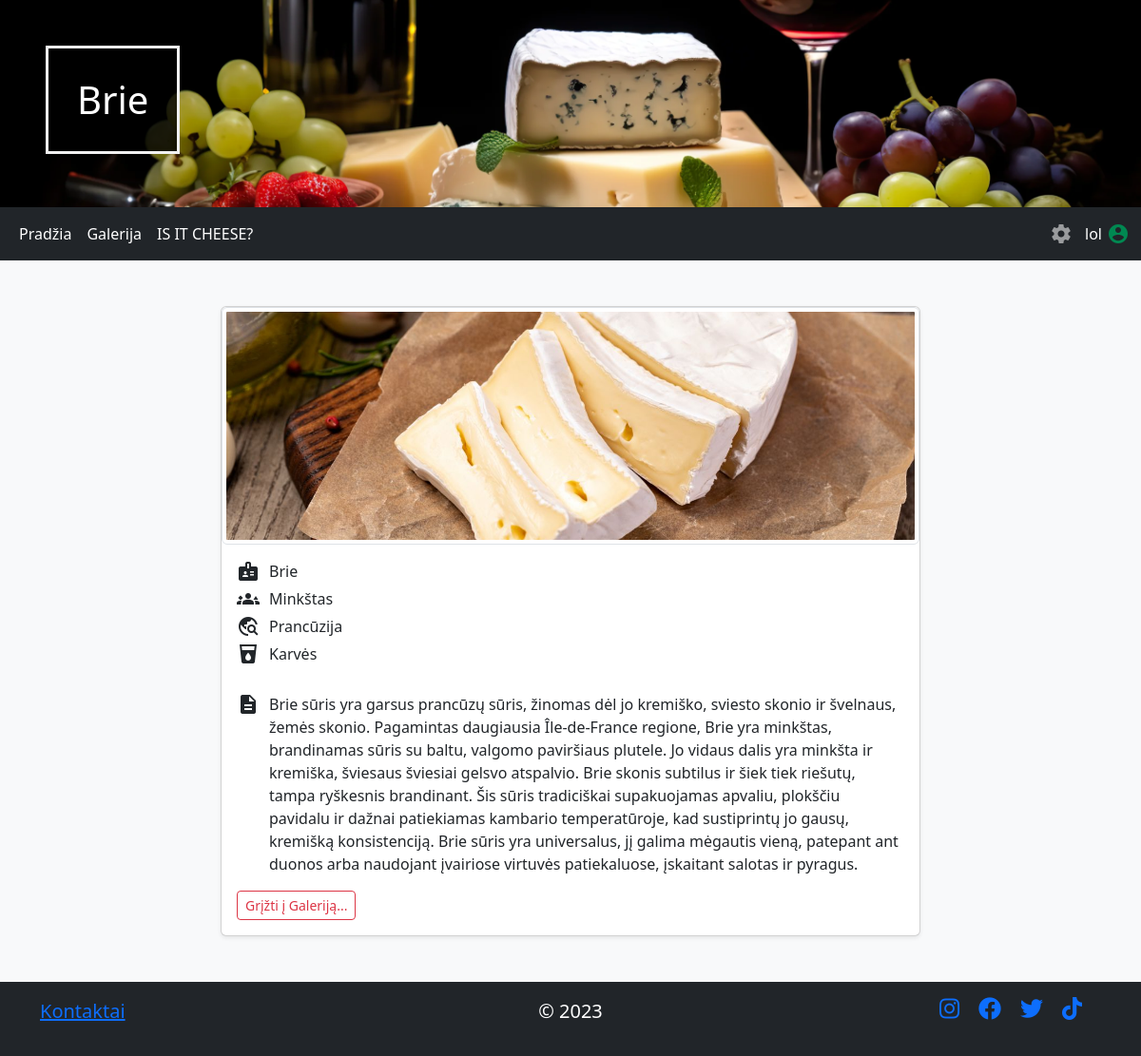
The app's page /galerija/1 (signed in) with its own data.
### app/database.py (models this page shows, shortened)
class Cheese(Base):
    __tablename__ = 'cheeses'
    id = Column(Integer, primary_key=True)
    name = Column('name', String(50), nullable=False)
    description = Column('description', String)
    cheese_type = Column('cheese_type', String(50))
    origin = Column('origin', String(50))
    milk = Column('milk', String(50))
    img_name = Column('img_name', String(100), nullable=False)

class MenuItemUser(Base):
    __tablename__ = 'MenuItemsUser'
    id = Column(Integer, primary_key=True)
    name = Column('MenuItemName', String)
    url = Column('url', String)

class User(Base, UserMixin):
    __tablename__ = "users"
    id = Column(Integer, primary_key=True)
    username = Column('username', String(50), nullable=False, unique=True)
    password = Column('password', String(50), nullable=False)

### app/views.py (the view)
@app.route('/galerija/<int:cheese_id>')
def cheese_details(cheese_id):
    selected_cheese = session.query(Cheese).get(cheese_id)
    return render_template('public/cheese_details.html', cheese=selected_cheese, menu=menuUser())

### app/__init__.py (called while the page is built)
@login_manager.user_loader
def load_user(user_id):
    return session.query(User).get(int(user_id))

### app/views.py (called while the page is built)
@app.before_request
def require_login():
    if request.endpoint in ['sign_in', 'sign_up', 'static']:
        return
    if not current_user.is_authenticated:
        return redirect(url_for('sign_in', next=request.url))

def menuUser():
    return session.query(MenuItemUser).all()

### app/templates/public/cheese_details.html (shortened to what this page needs)
{% extends 'public/templates/public_template.html' %}
{% block header %} {{cheese.name}} {% endblock %}
{% block main %}
<div class="album py-5 bg-light">
    <div class="container">
        <div class="row justify-content-center">
            <div class="col-md-8">
                <div class="card shadow-sm">
                    <div class="image-container">
                    <img src="{{ url_for('uploads', filename=cheese.img_name) }}" alt="{{ cheese.img_name }}" class="img img-thumbnail">
                    </div>
                    <div class="card-body ">
                        <ul style="list-style: none; padding: 0;">
                        <li class="list-item"><span class="material-icons icon" title="Pavadinimas">badge</span>{{cheese.name}}</li>
                        <li class="list-item"><span class="material-icons icon" title="Rūšis">groups_3</span>{{cheese.cheese_type}}</li>
                        <li class="list-item"><span class="material-icons icon" title="Kilmės šalis">travel_explore</span>{{cheese.origin}}</li>
                        <li class="list-item"><span class="material-icons icon" title="Pienas">local_drink</span>{{cheese.milk}}</li>
                        <br>
                        <li  class="list-item"><span style="align-self: start;" class="material-icons icon" title="Aprašymas">description</span>{{cheese.description}}</li>
                        </ul>
                        <div class="d-flex justify-content-between align-items-center">
                          <div class="btn-group">
                            <a href="{{ url_for('galerija_public') }}" class="btn btn-sm btn-outline-danger">Grįžti į Galeriją...</a>
                          </div>
                        </div>
                    </div>
                </div>
            </div>
        </div>
    </div>
</div>
{% endblock %}

### app/templates/public/templates/public_template.html (shortened to what this page needs)
<!DOCTYPE html>
<html lang="en">
<head>
  <link href="https://cdn.jsdelivr.net/npm/bootstrap@5.3.2/dist/css/bootstrap.min.css" rel="stylesheet">
  <link rel="stylesheet" href="{{ url_for('static', filename='css/style.css') }}">
  <link rel="stylesheet" href="https://cdnjs.cloudflare.com/ajax/libs/font-awesome/5.15.1/css/all.min.css">
</head>
<body>
<div class="content">
<header class="p-5 bg-primary text-white text-center headPublic">
  <h1 class="headerText">{% block header %} {% endblock %}</h1>
</header>
<nav class="navbar navbar-expand-sm bg-dark navbar-dark">
  <div class="container-fluid">
    <ul class="navbar-nav">
        <li class="nav-item">
            <a class="nav-link active" href="/">Pradžia</a>
        </li>
        {% for x in menu %}
        <li class="nav-item">
            <a class="nav-link active" href='{{ x.url }}'>{{ x.name }}</a>
        </li>
        {% endfor %}
    </ul>
    <ul class="navbar-nav flex-row-reverse">
        {% if current_user.is_authenticated %}
         <li id="accUser" class="flex nav-item nav-item-spacing">
             <span id="accUserName" class="navbar-text">{{ current_user.username }}</span>
             <span id="accUserLogo" class="material-icons" title="Prisijungęs vartotojas: {{ current_user.username }}">account_circle</span>
         </li>
        {% endif %}
        <li class="nav-item dropdown ">
          <a class="material-icons nav-link" href="#" id="navbarDarkDropdownMenuLink" role="button" data-bs-toggle="dropdown" aria-expanded="false">
          </a>
        </li>
    </ul>
  </div>
</nav>
{% block main %}
{% endblock %}
</div>
<footer class="footer mt-auto py-3 bg-dark text-white">
  <div class="container">
    <div class="row">
      <div class="col justify-content-start" style="display:flex">
        <a href="/"><p class="footT text-center">Kontaktai</p></a>
      </div>
      <div class="col">
        <p class="footT text-center">© 2023</p>
      </div>
      <div class="col justify-content-end" style="display:flex">
        <a href="https://www.instagram.com/"><i class="fab fa-instagram"></i></a>
        <a href="https://www.facebook.com"><i class="fab fa-facebook"></i></a>
        <a href="https://www.twitter.com"><i class="fab fa-twitter"></i></a>
        <a href="https://www.tiktok.com"><i class="fab fa-tiktok"></i></a>
      </div>
    </div>
  </div>
</footer>
</body>
</html>

### app/static/css/style.css (style rules this page uses)
html, body { height: 100%; }
body { display: flex; flex-direction: column; }
.content { flex: 1 0 auto; }
.footer { flex-shrink: 0; }
header { background-size: cover; }
.headerText { border: 3px solid #f1f1f1; background-color: rgba(0,0,0, 0.8); width:fit-content; padding:30px; }
.headPublic { background-image: url('../images/header.webp'); }
#accUserLogo { color:#008851; }
#accUserName { padding: 5px; color: #ffff; }
#accUser { display:flex; align-items: center; }
.list-item { display: flex; align-items: center; margin-bottom: 5px; }
.icon { margin-right: 10px; }
.card { height: 100%; }
.image-container img { width: 100%; height: 100%; object-fit: cover; }
.image-container { width: 100%; height: 250px; overflow: hidden; }
.fab { margin-right: 20px; font-size: 24px; }
.footT { font-size: 20px; }

### records on screen
Cheese: name "Brie", img_name (picture), cheese_type "Minkštas", origin "Prancūzija", milk "Karvės", description "Brie sūris yra garsus prancūzų sūris, žinomas dėl jo kremiško, sviesto skonio ir švelnaus, žemės skonio. Pagamintas daugiausia Île-de-France regione, Brie yra minkštas, brandinamas sūris su baltu, valgomo paviršiaus plutele. Jo vidaus dalis yra minkšta ir kremiška, šviesaus šviesiai gelsvo atspalvio. Brie skonis subtilus ir šiek tiek riešutų, tampa ryškesnis brandinant. Šis sūris tradiciškai supakuojamas apvaliu, plokščiu pavidalu ir dažnai patiekiamas kambario temperatūroje, kad sustiprintų jo gausų, kremišką konsistenciją. Brie sūris yra universalus, jį galima mėgautis vieną, patepant ant duonos arba naudojant įvairiose virtuvės patiekaluose, įskaitant salotas ir pyragus."
MenuItemUser: name "Galerija"
MenuItemUser: name "IS IT CHEESE?"
User: username "lol"
